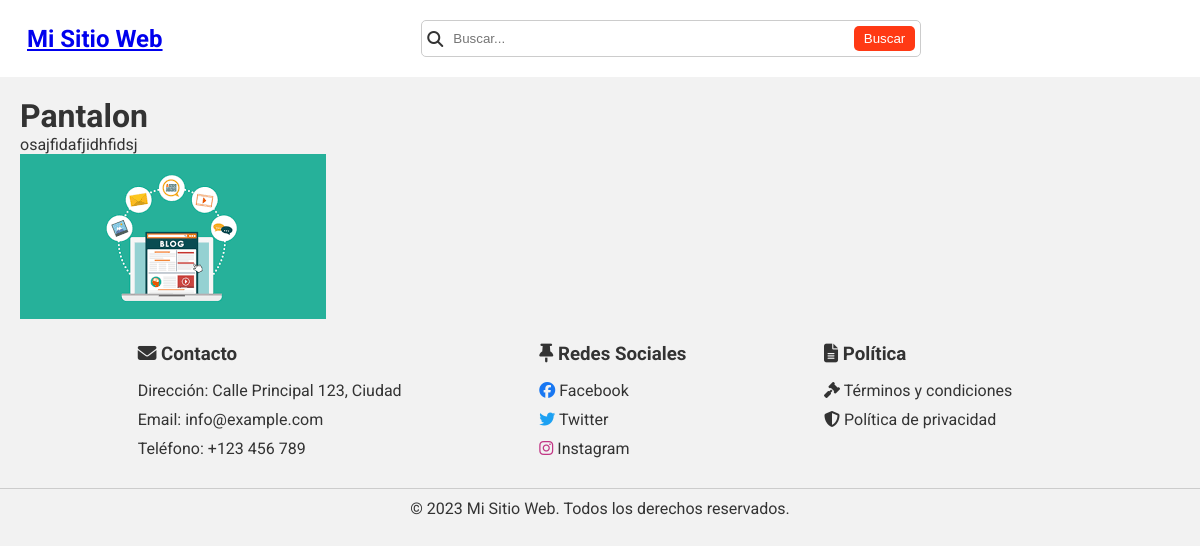
The page /producto/pantalon/ on the database its author committed.
### productos/models.py (models this page shows, shortened)
class Producto(models.Model):
    nombre = models.CharField(max_length=100)
    slug = models.SlugField(max_length=100, unique=True)
    descripcion = models.TextField()
    categoria = models.ForeignKey(Categoria, on_delete=models.CASCADE)
    precio = models.DecimalField(max_digits=6, decimal_places=2)
    stock = models.IntegerField(default=0)
    imagen = models.ImageField(
        upload_to='static/img/productos', null=True, blank=True)
    en_oferta = models.BooleanField(default=False)
    oferta = models.OneToOneField(Oferta, null=True, blank=True, on_delete=models.SET_NULL, related_name= 'oferta_producto')
    class Meta:
        ordering = ['nombre']

### productos/views.py (the view)
# urls.py: path('producto/<slug:slug>/', ProductoDetailView.as_view(),
class ProductoDetailView(DetailView):
    model = Producto
    template_name = "productos/detalle.html"

### productos/templates/productos/detalle.html
{% extends 'base.html' %}
{% block content %}
<h1>{{ producto.nombre }}</h1>
<p>{{ producto.descripcion }}</p>
<img src="{{ producto.imagen.url }}">
{% endblock %}

### static/css/style.css (style rules this page uses)
* { margin: 0; padding: 0; box-sizing: border-box; }
body { font-family: 'Roboto', sans-serif; margin: 0; padding: 0; color: #333; background-color: #f2f2f2; }

### static/css/detalle.css (style rules this page uses)
* { margin: 0; padding: 0; box-sizing: border-box; }
body { background-color: #f2f2f2; }

### rows shown on the page
Producto: nombre "Pantalon", descripcion "osajfidafjidhfidsj", imagen (picture)
